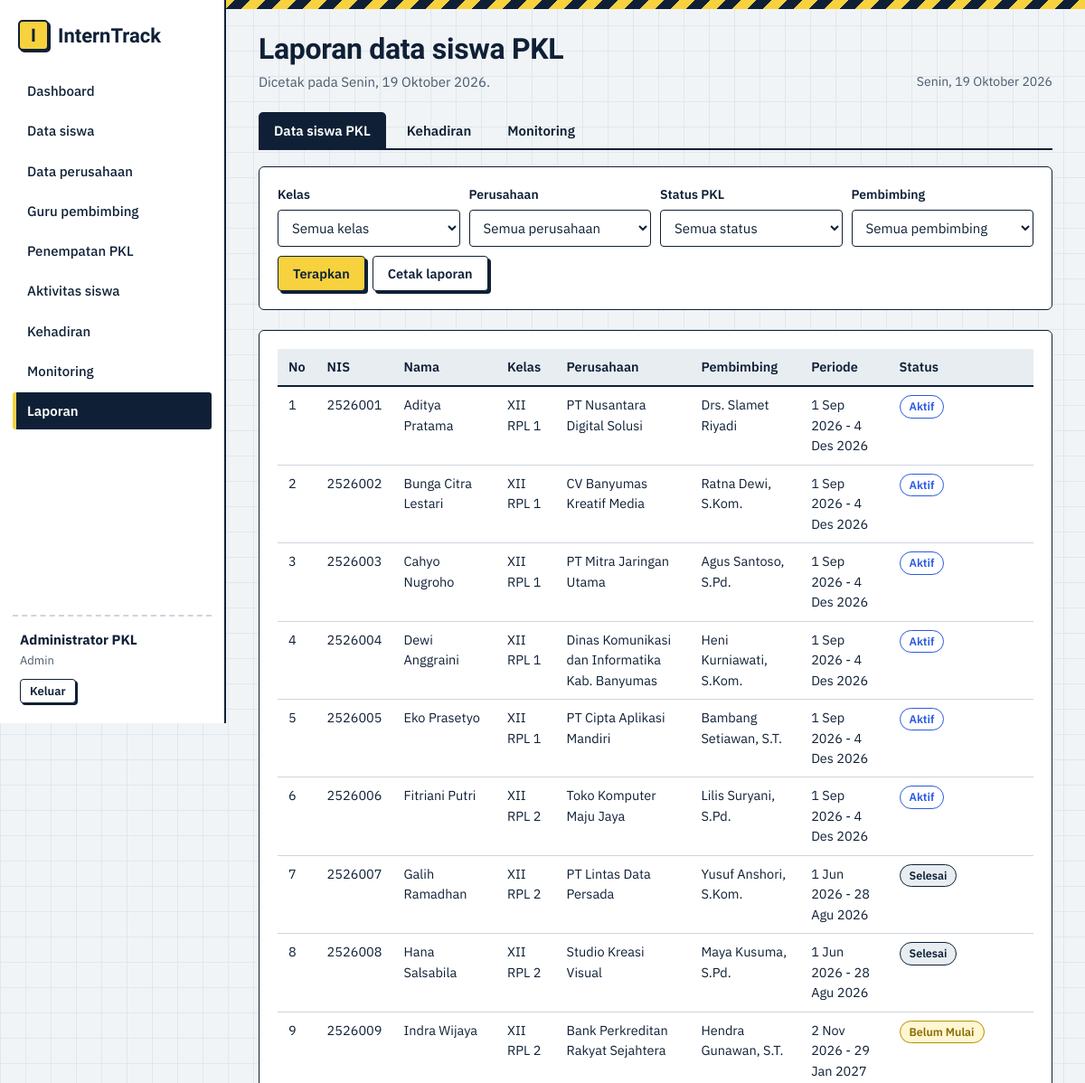
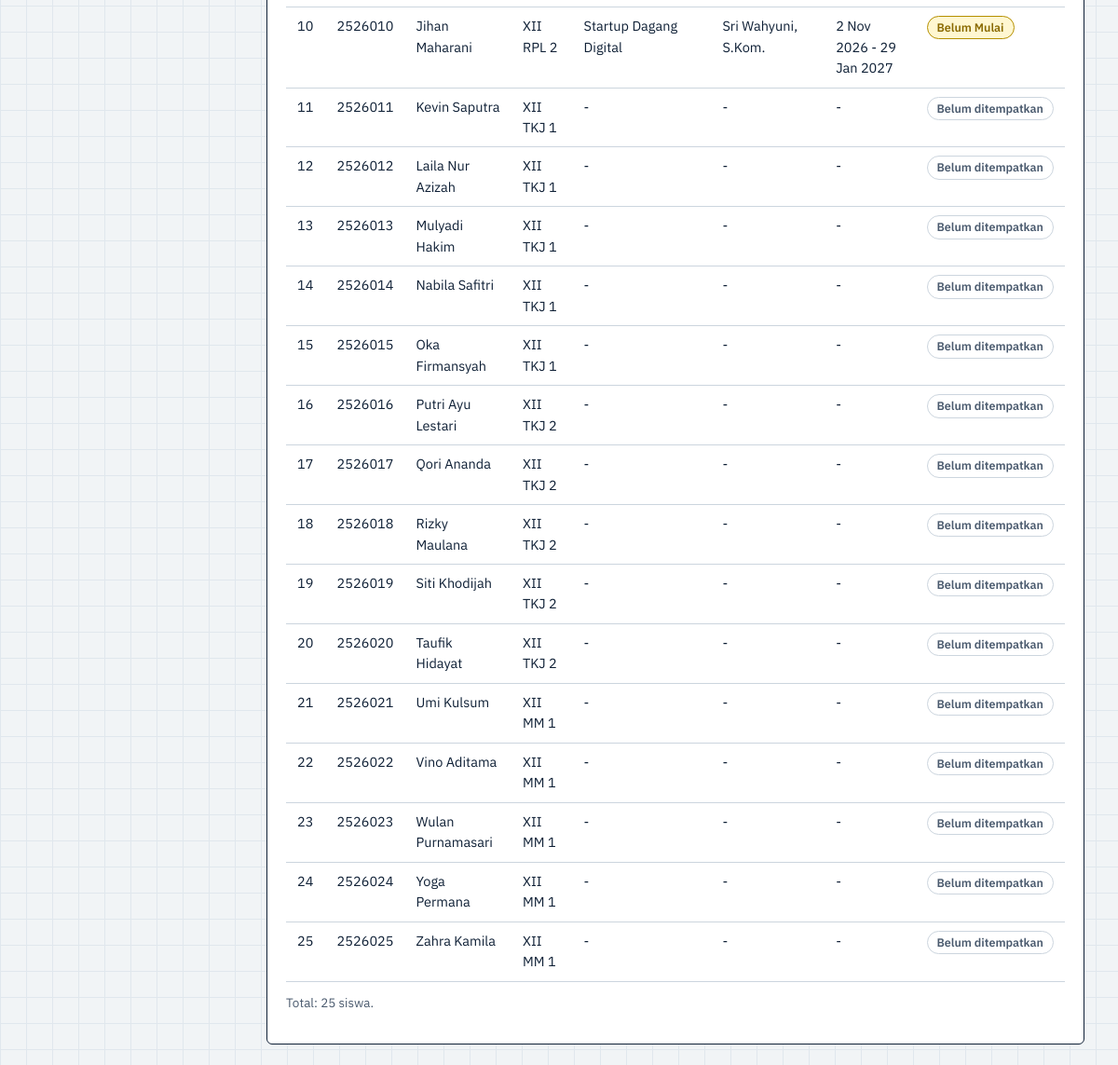
The page /laporan/siswa.php (signed in) on the database its author committed (2 pictures, top to bottom).
### tables this page shows
CREATE TABLE penempatan (
  id INT UNSIGNED NOT NULL AUTO_INCREMENT,
  siswa_id INT UNSIGNED NOT NULL,
  perusahaan_id INT UNSIGNED NOT NULL,
  pembimbing_id INT UNSIGNED NOT NULL,
  tanggal_mulai DATE NOT NULL,
  tanggal_selesai DATE NOT NULL,
  status ENUM('Belum Mulai','Aktif','Selesai') NOT NULL DEFAULT 'Belum Mulai',
  PRIMARY KEY (id),
  UNIQUE KEY uq_penempatan_siswa (siswa_id),
  CONSTRAINT fk_pn_siswa FOREIGN KEY (siswa_id) REFERENCES siswa(id) ON DELETE CASCADE ON UPDATE CASCADE,
  CONSTRAINT fk_pn_perusahaan FOREIGN KEY (perusahaan_id) REFERENCES perusahaan(id) ON DELETE RESTRICT ON UPDATE CASCADE,
  CONSTRAINT fk_pn_pembimbing FOREIGN KEY (pembimbing_id) REFERENCES pembimbing(id) ON DELETE RESTRICT ON UPDATE CASCADE
);

CREATE TABLE siswa (
  id INT UNSIGNED NOT NULL AUTO_INCREMENT,
  user_id INT UNSIGNED NOT NULL,
  nis VARCHAR(20) NOT NULL,
  nama VARCHAR(100) NOT NULL,
  kelas VARCHAR(20) NOT NULL,
  jurusan VARCHAR(60) NOT NULL,
  no_hp VARCHAR(20) NULL,
  PRIMARY KEY (id),
  UNIQUE KEY uq_siswa_nis (nis),
  UNIQUE KEY uq_siswa_user (user_id),
  CONSTRAINT fk_siswa_user FOREIGN KEY (user_id) REFERENCES users(id) ON DELETE CASCADE ON UPDATE CASCADE
);

CREATE TABLE perusahaan (
  id INT UNSIGNED NOT NULL AUTO_INCREMENT,
  nama VARCHAR(120) NOT NULL,
  alamat TEXT NOT NULL,
  bidang VARCHAR(80) NOT NULL,
  kontak VARCHAR(50) NOT NULL,
  PRIMARY KEY (id)
);

CREATE TABLE pembimbing (
  id INT UNSIGNED NOT NULL AUTO_INCREMENT,
  user_id INT UNSIGNED NOT NULL,
  nip VARCHAR(25) NOT NULL,
  nama VARCHAR(100) NOT NULL,
  no_hp VARCHAR(20) NULL,
  PRIMARY KEY (id),
  UNIQUE KEY uq_pembimbing_nip (nip),
  UNIQUE KEY uq_pembimbing_user (user_id),
  CONSTRAINT fk_pembimbing_user FOREIGN KEY (user_id) REFERENCES users(id) ON DELETE CASCADE ON UPDATE CASCADE
);

### config/db.php (called while the page is built, shortened)
<?php
function db(): PDO
{
    static $pdo = null;
    if ($pdo === null) {
        try {
            $pdo = new PDO(
                'mysql:host=' . DB_HOST . ';dbname=' . DB_NAME . ';charset=utf8mb4',
                DB_USER,
                DB_PASS,
                [PDO::ATTR_ERRMODE => PDO::ERRMODE_EXCEPTION, PDO::ATTR_DEFAULT_FETCH_MODE => PDO::FETCH_ASSOC]
            );
        } catch (PDOException $ex) {
            die('Koneksi database gagal. Pastikan MySQL menyala dan database "interntrack" sudah diimpor. Detail: ' . htmlspecialchars($ex->getMessage()));
        }
    }
    return $pdo;
}

### laporan/siswa.php (the view, shortened to what this page needs)
<?php
require_once __DIR__ . '/../config/helpers.php';
$pdo = db();
$f = ['kelas' => $_GET['kelas'] ?? '', 'perusahaan' => (int) ($_GET['perusahaan'] ?? 0), 'status' => $_GET['status'] ?? '', 'pembimbing' => (int) ($_GET['pembimbing'] ?? 0)];
$rows = query_siswa_pkl($f);
$kelas = $pdo->query('SELECT DISTINCT kelas FROM siswa ORDER BY kelas')->fetchAll(PDO::FETCH_COLUMN);
$pers = $pdo->query('SELECT id, nama FROM perusahaan ORDER BY nama')->fetchAll(PDO::FETCH_KEY_PAIR);
$pemb = $pdo->query('SELECT id, nama FROM pembimbing ORDER BY nama')->fetchAll(PDO::FETCH_KEY_PAIR);
layout_start('Laporan data siswa PKL', 'laporan', 'Dicetak pada ' . hari_ini_panjang() . '.');
laporan_tabs('siswa');
?>
<form class="card filters" method="get">
  <div class="field"><label for="kelas">Kelas</label><select id="kelas" name="kelas"><?= opt_list(array_combine($kelas, $kelas), $f['kelas'], 'Semua kelas') ?></select></div>
  <div class="field"><label for="perusahaan">Perusahaan</label><select id="perusahaan" name="perusahaan"><?= opt_list($pers, $f['perusahaan'], 'Semua perusahaan') ?></select></div>
  <div class="field"><label for="status">Status PKL</label><select id="status" name="status"><?= opt_list(['Belum Mulai' => 'Belum Mulai', 'Aktif' => 'Aktif', 'Selesai' => 'Selesai', 'Belum Ditempatkan' => 'Belum ditempatkan'], $f['status'], 'Semua status') ?></select></div>
  <div class="field"><label for="pembimbing">Pembimbing</label><select id="pembimbing" name="pembimbing"><?= opt_list($pemb, $f['pembimbing'], 'Semua pembimbing') ?></select></div>
  <div class="actions"><button class="btn" type="submit">Terapkan</button><button class="btn ghost" type="button" onclick="window.print()">Cetak laporan</button></div>
</form>
<section class="card">
<?php if (!$rows): ?><div class="empty">Tidak ada data pada filter ini.</div><?php else: ?>
<div class="tablewrap"><table class="tbl"><thead><tr><th>No</th><th>NIS</th><th>Nama</th><th>Kelas</th><th>Perusahaan</th><th>Pembimbing</th><th>Periode</th><th>Status</th></tr></thead><tbody>
<?php foreach ($rows as $i => $r): ?>
  <tr><td><?= $i + 1 ?></td><td><?= e($r['nis']) ?></td><td><?= e($r['nama']) ?></td><td><?= e($r['kelas']) ?></td><td><?= e($r['perusahaan'] ?: '-') ?></td><td><?= e($r['pembimbing'] ?: '-') ?></td>
  <td><?= $r['status'] ? tgl($r['tanggal_mulai']) . ' - ' . tgl($r['tanggal_selesai']) : '-' ?></td><td><?= badge_pkl($r['status']) ?></td></tr>
<?php endforeach; ?></tbody></table></div>
<p class="note" style="margin-top:12px">Total: <?= count($rows) ?> siswa.</p>
<?php endif; ?></section>
<?php layout_end();

### config/helpers.php (shortened to what this page needs)
<?php
require_once __DIR__ . '/db.php';
function e($v): string { return htmlspecialchars((string) $v, ENT_QUOTES, 'UTF-8'); }
function url(string $p = ''): string { return BASE . '/' . ltrim($p, '/'); }
function user(): ?array { return $_SESSION['user'] ?? null; }
function home_for(string $role): string { return $role === 'siswa' ? 'siswa/index.php' : 'admin/index.php'; }
function flash(?string $type = null, ?string $msg = null)
{
    $f = $_SESSION['flash'] ?? null;
    return $f;
}
function tgl($d): string
{
    $b = ['', 'Jan', 'Feb', 'Mar', 'Apr', 'Mei', 'Jun', 'Jul', 'Agu', 'Sep', 'Okt', 'Nov', 'Des'];
    $t = strtotime($d);
    return date('j', $t) . ' ' . $b[(int) date('n', $t)] . ' ' . date('Y', $t);
}
function hari_ini_panjang(): string
{
    $h = ['Minggu', 'Senin', 'Selasa', 'Rabu', 'Kamis', 'Jumat', 'Sabtu'];
    $b = ['', 'Januari', 'Februari', 'Maret', 'April', 'Mei', 'Juni', 'Juli', 'Agustus', 'September', 'Oktober', 'November', 'Desember'];
    return $h[(int) date('w')] . ', ' . date('j') . ' ' . $b[(int) date('n')] . ' ' . date('Y');
}
function query_siswa_pkl(array $f): array
{
    $w = []; $p = [];
    $sql = "SELECT s.*, pn.status, pn.tanggal_mulai, pn.tanggal_selesai, pr.nama AS perusahaan, pb.nama AS pembimbing
            FROM siswa s
            LEFT JOIN penempatan pn ON pn.siswa_id = s.id
            LEFT JOIN perusahaan pr ON pr.id = pn.perusahaan_id
            LEFT JOIN pembimbing pb ON pb.id = pn.pembimbing_id"
         . ($w ? ' WHERE ' . implode(' AND ', $w) : '') . ' ORDER BY s.nama';
    $st = db()->prepare($sql);
    $st->execute($p);
    return $st->fetchAll();
}
function badge_pkl(?string $s): string
{
    if (!$s) { return '<span class="badge b-none">Belum ditempatkan</span>'; }
    $c = ['Aktif' => 'aktif', 'Selesai' => 'selesai', 'Belum Mulai' => 'belum'];
    return '<span class="badge b-' . ($c[$s] ?? 'belum') . '">' . e($s) . '</span>';
}
function opt_list(array $pairs, $selected = '', string $placeholder = ''): string
{
    $h = $placeholder !== '' ? '<option value="">' . e($placeholder) . '</option>' : '';
    foreach ($pairs as $v => $l) {
        $h .= '<option value="' . e($v) . '"' . ((string) $v === (string) $selected ? ' selected' : '') . '>' . e($l) . '</option>';
    }
    return $h;
}
function laporan_tabs(string $active): void
{
    $t = ['siswa' => 'Data siswa PKL', 'kehadiran' => 'Kehadiran', 'monitoring' => 'Monitoring'];
    echo '<nav class="tabs no-print">';
    foreach ($t as $k => $l) {
        echo '<a href="' . url('laporan/' . $k . '.php') . '"' . ($k === $active ? ' class="on"' : '') . '>' . e($l) . '</a>';
    }
    echo '</nav>';
}
function layout_start(string $title, string $active = '', string $sub = ''): void
{
    $u = user();
    $roleLabel = ['admin' => 'Admin', 'pembimbing' => 'Guru pembimbing', 'siswa' => 'Siswa'][$u['role']] ?? '';
    if ($u['role'] === 'siswa') {
        $nav = [['Beranda', 'siswa/index.php', 'beranda'], ['Profil dan tempat PKL', 'siswa/profil.php', 'profil'],
            ['Jurnal kegiatan', 'siswa/jurnal.php', 'jurnal'], ['Kehadiran', 'siswa/absensi.php', 'absensi'],
            ['Hasil monitoring', 'siswa/monitoring.php', 'monitoring']];
    } else {
        $nav = [['Dashboard', 'admin/index.php', 'dashboard'], ['Data siswa', 'admin/siswa.php', 'siswa'],
            ['Data perusahaan', 'admin/perusahaan.php', 'perusahaan'], ['Guru pembimbing', 'admin/pembimbing.php', 'pembimbing'],
            ['Penempatan PKL', 'admin/penempatan.php', 'penempatan'], ['Aktivitas siswa', 'admin/jurnal.php', 'jurnal'],
            ['Kehadiran', 'admin/absensi.php', 'absensi'], ['Monitoring', 'admin/monitoring.php', 'monitoring'],
            ['Laporan', 'laporan/siswa.php', 'laporan']];
    }
    $f = flash();
    ?><!DOCTYPE html>
<html lang="id">
<head>
<link rel="stylesheet" href="<?= url('assets/css/style.css') ?>">
</head>
<body>
<div class="app">
  <aside class="side">
    <a class="brand" href="<?= url(home_for($u['role'])) ?>"><span class="mark">I</span><span>InternTrack</span></a>
    <nav class="nav">
      <?php foreach ($nav as $n): ?>
        <a href="<?= url($n[1]) ?>"<?= $n[2] === $active ? ' class="on"' : '' ?>><?= e($n[0]) ?></a>
      <?php endforeach; ?>
    </nav>
    <div class="who">
      <strong><?= e($u['nama']) ?></strong>
      <span><?= e($roleLabel) ?></span>
      <a class="btn sm ghost" href="<?= url('auth/logout.php') ?>">Keluar</a>
    </div>
  </aside>
  <main class="main">
    <div class="stripe"></div>
    <header class="pagehead">
      <div>
        <h1><?= e($title) ?></h1>
        <?php if ($sub !== ''): ?><p class="sub"><?= e($sub) ?></p><?php endif; ?>
      </div>
      <div class="today no-print"><?= e(hari_ini_panjang()) ?></div>
    </header>
<?php
}
function layout_end(): void
{
    ?>
  </main>
</div>
</body>
</html>
<?php
}

### assets/css/style.css (style rules this page uses)
:root { --paper:#f1f4f6; --grid:#e0e7ed; --ink:#0f2036; --ink2:#4a5a6e; --hv:#f7d23e; --blue:#2b59e0; --ok:#1f8f5f; --warn:#d9770d; --bad:#cf3f36; --line:#ccd5de; --soft:#e8edf2; --f-head:'Bricolage Grotesque','Segoe UI',system-ui,sans-serif; --f-body:'IBM Plex Sans','Segoe UI',system-ui,sans-serif; }
* { box-sizing:border-box }
html { scroll-padding-top:16px }
body { margin:0;font:15px/1.55 var(--f-body);color:var(--ink);background-color:var(--paper); background-image:linear-gradient(var(--grid) 1px,transparent 1px),linear-gradient(90deg,var(--grid) 1px,transparent 1px); background-size:28px 28px }
h1,h2,h3 { font-family:var(--f-head);margin:0;line-height:1.15;letter-spacing:-.01em }
h1 { font-size:32px;font-weight:800 }
a { color:var(--blue) }
.stripe { height:10px;background:repeating-linear-gradient(-45deg,var(--hv) 0 12px,var(--ink) 12px 24px) }
.app { display:grid;grid-template-columns:250px 1fr;min-height:100vh }
.side { background:#fff;border-right:2px solid var(--ink);display:flex;flex-direction:column;padding:22px 14px;position:sticky;top:0;height:100vh }
.brand { display:flex;align-items:center;gap:10px;font:800 22px var(--f-head);color:var(--ink);text-decoration:none;margin:0 6px 24px }
.mark { display:inline-grid;place-items:center;width:34px;height:34px;background:var(--hv);border:2px solid var(--ink);border-radius:5px;box-shadow:2px 2px 0 var(--ink);font-size:20px }
.nav { display:flex;flex-direction:column;gap:3px;overflow:auto }
.nav a { padding:9px 12px;border-left:4px solid transparent;border-radius:3px;color:var(--ink);text-decoration:none;font-weight:500 }
.nav a.on { background:var(--ink);color:#fff;border-left-color:var(--hv);font-weight:600 }
.who { margin-top:auto;padding:14px 8px 0;border-top:2px dashed var(--line);display:flex;flex-direction:column;gap:2px;align-items:flex-start }
.who span { color:var(--ink2);font-size:13px;margin-bottom:8px }
.main { min-width:0 }
.main>*:not(.stripe) { margin-left:36px;margin-right:36px }
.pagehead { display:flex;justify-content:space-between;align-items:flex-end;gap:16px;margin-top:26px;margin-bottom:22px }
.sub { margin:6px 0 0;color:var(--ink2);max-width:62ch }
.today { color:var(--ink2);font-size:14px;white-space:nowrap }
.card { background:#fff;border:1.5px solid var(--ink);border-radius:6px;padding:20px;margin-bottom:22px }
.btn { display:inline-flex;align-items:center;justify-content:center;gap:6px;padding:9px 16px;border:1.5px solid var(--ink);border-radius:4px;background:var(--hv);color:var(--ink); font:600 14.5px var(--f-body);cursor:pointer;text-decoration:none;box-shadow:3px 3px 0 var(--ink);transition:transform .08s,box-shadow .08s }
.btn.ghost { background:#fff }
.btn.sm { padding:4px 10px;font-size:13px;box-shadow:2px 2px 0 var(--ink) }
.actions { display:flex;gap:8px;flex-wrap:wrap;align-items:center }
.badge { display:inline-block;padding:2px 10px;border-radius:999px;border:1.5px solid;font-size:12.5px;font-weight:600;white-space:nowrap;background:#fff }
.b-aktif { color:var(--blue);border-color:var(--blue) }
.b-selesai { color:var(--ink);border-color:var(--ink);background:var(--soft) }
.b-belum { color:#8a6a00;border-color:#b58f00;background:#fff7d1 }
.b-none { color:var(--ink2);border-color:var(--line) }
.tablewrap { overflow-x:auto }
.tbl { width:100%;border-collapse:collapse;font-size:14.5px }
.tbl th { text-align:left;font-weight:600;background:var(--soft);padding:9px 12px;border-bottom:2px solid var(--ink);white-space:nowrap }
.tbl td { padding:9px 12px;border-bottom:1px solid var(--line);vertical-align:top }
.tabs { display:flex;gap:6px;margin-bottom:18px;border-bottom:2px solid var(--ink) }
.tabs a { padding:8px 16px;text-decoration:none;color:var(--ink);font-weight:600;border:1.5px solid transparent;border-bottom:0;border-radius:5px 5px 0 0 }
.tabs a.on { background:var(--ink);color:#fff }
.field { margin-bottom:14px;position:relative }
.field label { display:block;font-weight:600;font-size:14px;margin-bottom:5px }
input,select,textarea { width:100%;padding:9px 11px;border:1.5px solid var(--ink);border-radius:4px;background:#fff;font:15px var(--f-body);color:var(--ink) }
.filters { display:flex;flex-wrap:wrap;gap:10px;align-items:flex-end }
.filters .field { margin:0;min-width:150px;flex:1 }
.note { color:var(--ink2);font-size:13.5px }

### rows shown on the page
penempatan: siswa.nis "2526001", siswa.nama "Aditya Pratama", siswa.kelas "XII RPL 1", perusahaan.nama "PT Nusantara Digital Solusi", pembimbing.nama "Drs. Slamet Riyadi", tanggal_mulai "1 Sep 2026", tanggal_selesai "4 Des 2026", status "Aktif"
penempatan: siswa.nis "2526002", siswa.nama "Bunga Citra Lestari", siswa.kelas "XII RPL 1", perusahaan.nama "CV Banyumas Kreatif Media", pembimbing.nama "Ratna Dewi, S.Kom.", tanggal_mulai "1 Sep 2026", tanggal_selesai "4 Des 2026", status "Aktif"
penempatan: siswa.nis "2526003", siswa.nama "Cahyo Nugroho", siswa.kelas "XII RPL 1", perusahaan.nama "PT Mitra Jaringan Utama", pembimbing.nama "Agus Santoso, S.Pd.", tanggal_mulai "1 Sep 2026", tanggal_selesai "4 Des 2026", status "Aktif"
penempatan: siswa.nis "2526004", siswa.nama "Dewi Anggraini", siswa.kelas "XII RPL 1", perusahaan.nama "Dinas Komunikasi dan Informatika Kab. Banyumas", pembimbing.nama "Heni Kurniawati, S.Kom.", tanggal_mulai "1 Sep 2026", tanggal_selesai "4 Des 2026", status "Aktif"
penempatan: siswa.nis "2526005", siswa.nama "Eko Prasetyo", siswa.kelas "XII RPL 1", perusahaan.nama "PT Cipta Aplikasi Mandiri", pembimbing.nama "Bambang Setiawan, S.T.", tanggal_mulai "1 Sep 2026", tanggal_selesai "4 Des 2026", status "Aktif"
penempatan: siswa.nis "2526006", siswa.nama "Fitriani Putri", siswa.kelas "XII RPL 2", perusahaan.nama "Toko Komputer Maju Jaya", pembimbing.nama "Lilis Suryani, S.Pd.", tanggal_mulai "1 Sep 2026", tanggal_selesai "4 Des 2026", status "Aktif"
penempatan: siswa.nis "2526007", siswa.nama "Galih Ramadhan", siswa.kelas "XII RPL 2", perusahaan.nama "PT Lintas Data Persada", pembimbing.nama "Yusuf Anshori, S.Kom.", tanggal_mulai "1 Jun 2026", tanggal_selesai "28 Agu 2026", status "Selesai"
penempatan: siswa.nis "2526008", siswa.nama "Hana Salsabila", siswa.kelas "XII RPL 2", perusahaan.nama "Studio Kreasi Visual", pembimbing.nama "Maya Kusuma, S.Pd.", tanggal_mulai "1 Jun 2026", tanggal_selesai "28 Agu 2026", status "Selesai"
penempatan: siswa.nis "2526009", siswa.nama "Indra Wijaya", siswa.kelas "XII RPL 2", perusahaan.nama "Bank Perkreditan Rakyat Sejahtera", pembimbing.nama "Hendra Gunawan, S.T.", tanggal_mulai "2 Nov 2026", tanggal_selesai "29 Jan 2027", status "Belum Mulai"
penempatan: siswa.nis "2526010", siswa.nama "Jihan Maharani", siswa.kelas "XII RPL 2", perusahaan.nama "Startup Dagang Digital", pembimbing.nama "Sri Wahyuni, S.Kom.", tanggal_mulai "2 Nov 2026", tanggal_selesai "29 Jan 2027", status "Belum Mulai"
siswa: nis "2526011", nama "Kevin Saputra", kelas "XII TKJ 1", perusahaan "-", pembimbing "-", shows "Belum ditempatkan"
siswa: nis "2526012", nama "Laila Nur Azizah", kelas "XII TKJ 1", perusahaan "-", pembimbing "-", shows "Belum ditempatkan"
siswa: nis "2526013", nama "Mulyadi Hakim", kelas "XII TKJ 1", perusahaan "-", pembimbing "-", shows "Belum ditempatkan"
siswa: nis "2526014", nama "Nabila Safitri", kelas "XII TKJ 1", perusahaan "-", pembimbing "-", shows "Belum ditempatkan"
siswa: nis "2526015", nama "Oka Firmansyah", kelas "XII TKJ 1", perusahaan "-", pembimbing "-", shows "Belum ditempatkan"
siswa: nis "2526016", nama "Putri Ayu Lestari", kelas "XII TKJ 2", perusahaan "-", pembimbing "-", shows "Belum ditempatkan"
siswa: nis "2526017", nama "Qori Ananda", kelas "XII TKJ 2", perusahaan "-", pembimbing "-", shows "Belum ditempatkan"
siswa: nis "2526018", nama "Rizky Maulana", kelas "XII TKJ 2", perusahaan "-", pembimbing "-", shows "Belum ditempatkan"
siswa: nis "2526019", nama "Siti Khodijah", kelas "XII TKJ 2", perusahaan "-", pembimbing "-", shows "Belum ditempatkan"
siswa: nis "2526020", nama "Taufik Hidayat", kelas "XII TKJ 2", perusahaan "-", pembimbing "-", shows "Belum ditempatkan"
siswa: nis "2526021", nama "Umi Kulsum", kelas "XII MM 1", perusahaan "-", pembimbing "-", shows "Belum ditempatkan"
siswa: nis "2526022", nama "Vino Aditama", kelas "XII MM 1", perusahaan "-", pembimbing "-", shows "Belum ditempatkan"
siswa: nis "2526023", nama "Wulan Purnamasari", kelas "XII MM 1", perusahaan "-", pembimbing "-", shows "Belum ditempatkan"
siswa: nis "2526024", nama "Yoga Permana", kelas "XII MM 1", perusahaan "-", pembimbing "-", shows "Belum ditempatkan"
siswa: nis "2526025", nama "Zahra Kamila", kelas "XII MM 1", perusahaan "-", pembimbing "-", shows "Belum ditempatkan"

### other values the page prints
$n[0] "Dashboard"
$n[0] "Data siswa"
$n[0] "Data perusahaan"
$n[0] "Guru pembimbing"
$n[0] "Penempatan PKL"
$n[0] "Aktivitas siswa"
$n[0] "Kehadiran"
$n[0] "Monitoring"
$n[0] "Laporan"
$u['nama'] "Administrator PKL"
$roleLabel "Admin"
$title "Laporan data siswa PKL"
$sub "Dicetak pada Senin, 19 Oktober 2026."
hari_ini_panjang() "Senin, 19 Oktober 2026"
$l "Data siswa PKL"
